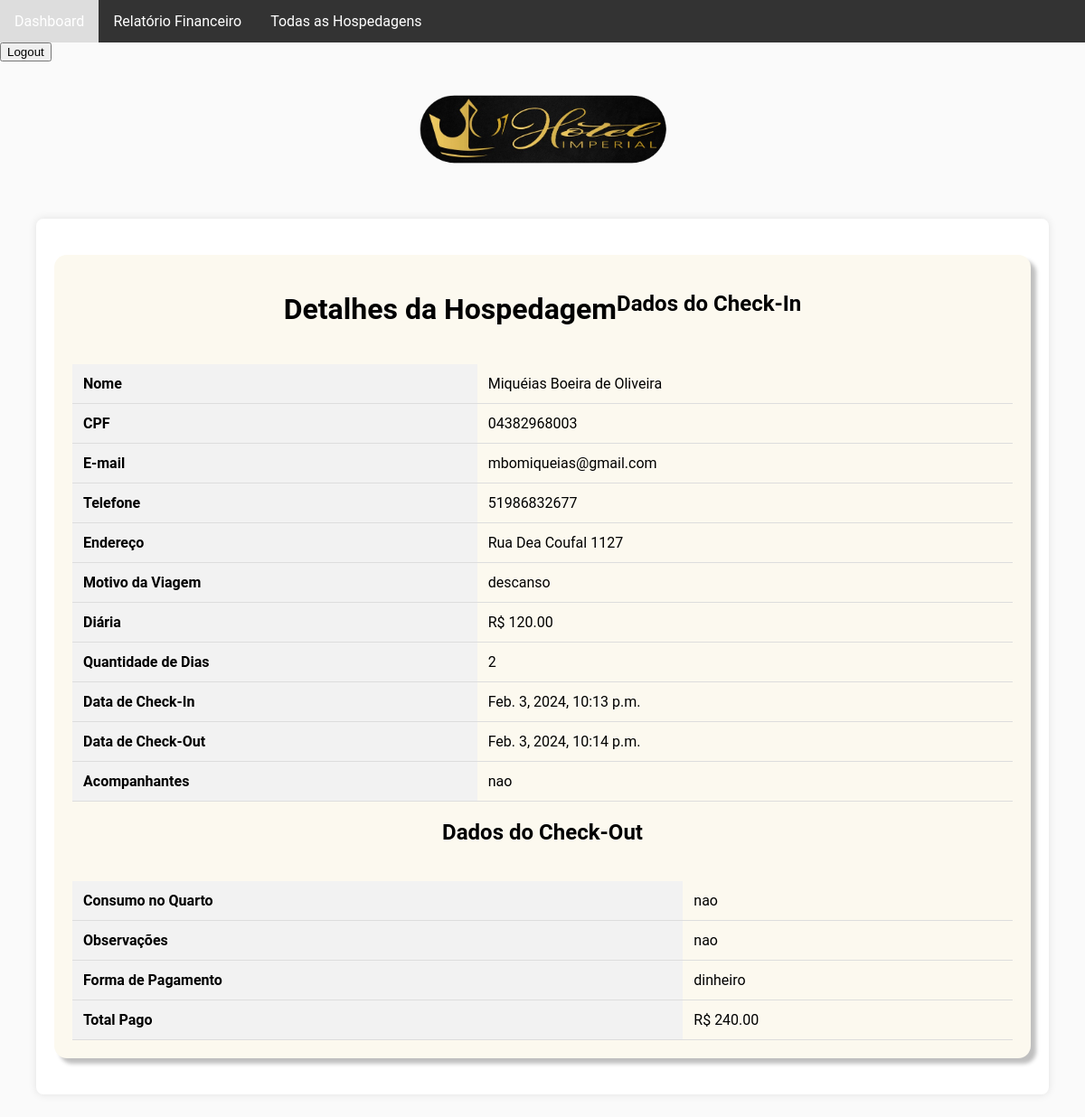
The app's page /stay-details/9/ (signed in) with its own data.
### guest_management/models.py (models this page shows, shortened)
class Booking(models.Model):
    room = models.ForeignKey(Room, on_delete=models.SET_NULL, null=True,
                      related_name='bookings')  # Adicione related_name
    full_name = models.CharField(max_length=100)
    cpf = models.CharField(max_length=14)
    email = models.EmailField()
    phone_number = models.CharField(max_length=15)
    address = models.TextField()
    travel_reason = models.CharField(max_length=100)
    daily_rate = models.DecimalField(max_digits=6, decimal_places=2)
    number_of_days = models.IntegerField()
    check_in = models.DateTimeField()
    check_out = models.DateTimeField()
    companions = models.TextField(blank=True)

class CheckOut(models.Model):
    booking = models.ForeignKey(Booking, on_delete=models.CASCADE, related_name='check_out_info')
    room_consumption = models.TextField()
    observations = models.TextField(blank=True)
    payment_method = models.CharField(max_length=50)
    total_paid = models.DecimalField(max_digits=8, decimal_places=2)

### guest_management/views.py (the view)
# urls.py: path('stay-details/<int:booking_id>/', views.stay_details, name='stay_details'),
@login_required
def stay_details(request, booking_id):
    booking = Booking.objects.get(id=booking_id)
    checkout = CheckOut.objects.filter(booking=booking).first()
    return render(request, 'stay_details.html', {
        'booking': booking,
        'checkout': checkout
    })

### guest_management/context_processors.py (called while the page is built)
def recepcionista_context(request):
    is_recepcionista = request.user.is_authenticated and request.user.groups.filter(name='Recepcionistas').exists()
    return {'is_recepcionista': is_recepcionista}

### guest_management/templates/stay_details.html (shortened to what this page needs)
{% extends 'base.html' %}
{% load static %}
{% block extra_head %}
<link rel="stylesheet" type="text/css" href="{% static 'css/stay_details.css' %}">
{% endblock %}
{% block content %}
<div class="container">
<main class="main-content">
    <h1>Detalhes da Hospedagem</h1>
    <h2>Dados do Check-In</h2>
    <table>
        <tr>
            <th>Nome</th>
            <td>{{ booking.full_name }}</td>
        </tr>
        <tr>
            <th>CPF</th>
            <td>{{ booking.cpf }}</td>
        </tr>
        <tr>
            <th>E-mail</th>
            <td>{{ booking.email }}</td>
        </tr>
        <tr>
            <th>Telefone</th>
            <td>{{ booking.phone_number }}</td>
        </tr>
        <tr>
            <th>Endereço</th>
            <td>{{ booking.address }}</td>
        </tr>
        <tr>
            <th>Motivo da Viagem</th>
            <td>{{ booking.travel_reason }}</td>
        </tr>
        <tr>
            <th>Diária</th>
            <td>R$ {{ booking.daily_rate }}</td>
        </tr>
        <tr>
            <th>Quantidade de Dias</th>
            <td>{{ booking.number_of_days }}</td>
        </tr>
        <tr>
            <th>Data de Check-In</th>
            <td>{{ booking.check_in }}</td>
        </tr>
        <tr>
            <th>Data de Check-Out</th>
            <td>{{ booking.check_out }}</td>
        </tr>
        <tr>
            <th>Acompanhantes</th>
            <td>{{ booking.companions }}</td>
        </tr>
    </table>
    <h2>Dados do Check-Out</h2>
    {% if checkout %}
    <table>
        <tr>
            <th>Consumo no Quarto</th>
            <td>{{ checkout.room_consumption }}</td>
        </tr>
        <tr>
            <th>Observações</th>
            <td>{{ checkout.observations }}</td>
        </tr>
        <tr>
            <th>Forma de Pagamento</th>
            <td>{{ checkout.payment_method }}</td>
        </tr>
        <tr>
            <th>Total Pago</th>
            <td>R$ {{ checkout.total_paid }}</td>
        </tr>
    </table>
    {% else %}
    <p>Informações de check-out não disponíveis</p>
    {% endif %}
</main>
</div>
{% endblock %}

### static/css/base.css (style rules this page uses)
body, html { margin: 0; padding: 10px; font-family: 'Roboto', sans-serif; background: #FAFAFA; }
.container { width: calc(100% - 40px); max-width: 1440px; margin: 25px auto; padding: 20px; background: linear-gradient(180deg, #332F24 0%, #82785B 16.5%); border-radius: 27px; box-shadow: 3px 3px 2px rgba(0, 0, 0, 0.5); }
.main-content { background: #FCF9EF; border-radius: 14px; padding: 20px; box-shadow: 6px 6px 4px rgba(0, 0, 0, 0.25); margin: 0 auto; display: flex; justify-content: center; flex-wrap: wrap; }

### static/css/stay_details.css (style rules this page uses)
body, html { margin: 0; padding: 0; font-family: 'Roboto', sans-serif; background: #FAFAFA; font-size: 16px; }
.container { width: 90%; max-width: 1200px; margin: 25px auto; padding: 20px; background: #FFF; border-radius: 8px; box-shadow: 0px 0px 10px rgba(0, 0, 0, 0.1); }
.main-content { margin: 20px 0; }
table { width: 100%; border-collapse: collapse; margin-top: 20px; }
th, td { text-align: left; padding: 12px; border-bottom: 1px solid #ddd; }
th { background-color: #f2f2f2; }

### records on screen
Booking: full_name "Miquéias Boeira de Oliveira", cpf "04382968003", email "mbomiqueias@gmail.com", phone_number "51986832677", address "Rua Dea Coufal 1127", travel_reason "descanso", daily_rate "120.00", number_of_days "2", check_in "Feb. 3, 2024, 10:13 p.m.", check_out "Feb. 3, 2024, 10:14 p.m.", companions "nao"
CheckOut: room_consumption "nao", observations "nao", payment_method "dinheiro", total_paid "240.00"
